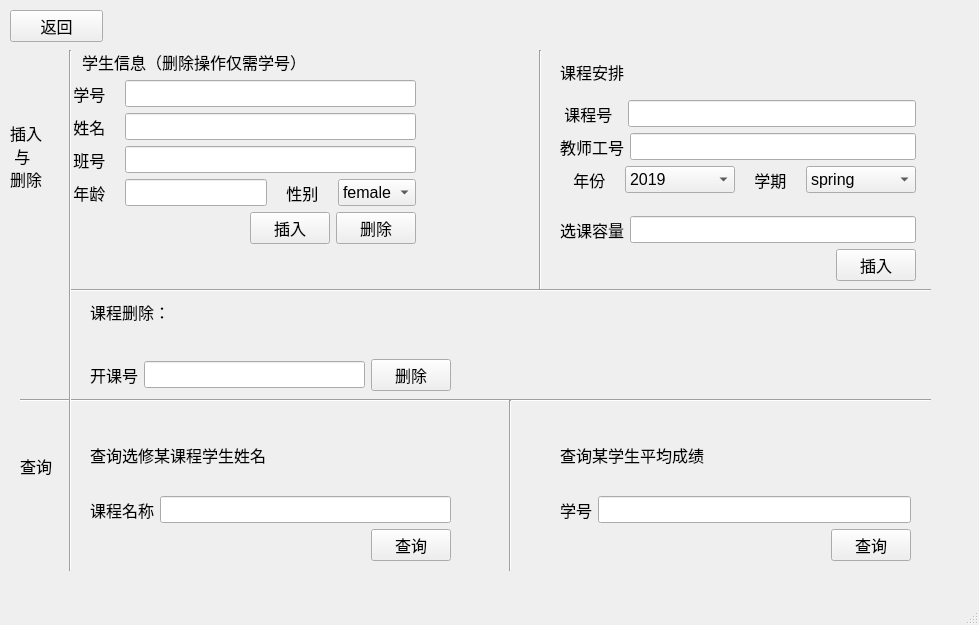
<?xml version="1.0" encoding="UTF-8"?>
<ui version="4.0">
 <class>administrator</class>
 <widget class="QMainWindow" name="administrator">
  <property name="geometry">
   <rect>
    <x>0</x>
    <y>0</y>
    <width>979</width>
    <height>625</height>
   </rect>
  </property>
  <property name="font">
   <font>
    <family>Arial</family>
    <pointsize>12</pointsize>
   </font>
  </property>
  <property name="windowTitle">
   <string>管理员</string>
  </property>
  <widget class="QWidget" name="centralwidget">
   <widget class="QPushButton" name="backbutton">
    <property name="geometry">
     <rect>
      <x>10</x>
      <y>10</y>
      <width>93</width>
      <height>32</height>
     </rect>
    </property>
    <property name="text">
     <string>返回</string>
    </property>
   </widget>
   <widget class="QWidget" name="verticalLayoutWidget">
    <property name="geometry">
     <rect>
      <x>60</x>
      <y>50</y>
      <width>391</width>
      <height>231</height>
     </rect>
    </property>
    <layout class="QVBoxLayout" name="verticalLayout">
     <property name="sizeConstraint">
      <enum>QLayout::SetFixedSize</enum>
     </property>
     <item>
      <widget class="QLabel" name="label">
       <property name="text">
        <string>     学生信息（删除操作仅需学号）</string>
       </property>
      </widget>
     </item>
     <item>
      <layout class="QGridLayout" name="gridLayout_3">
       <item row="1" column="1">
        <widget class="QLineEdit" name="lineEdit_sno">
         <property name="text">
          <string/>
         </property>
        </widget>
       </item>
       <item row="1" column="0">
        <widget class="QLabel" name="label_5">
         <property name="text">
          <string>   学号   </string>
         </property>
        </widget>
       </item>
      </layout>
     </item>
     <item>
      <layout class="QGridLayout" name="gridLayout_2">
       <item row="0" column="1">
        <widget class="QLineEdit" name="lineEdit_sname">
         <property name="text">
          <string/>
         </property>
        </widget>
       </item>
       <item row="0" column="0">
        <widget class="QLabel" name="label_3">
         <property name="text">
          <string>   姓名   </string>
         </property>
        </widget>
       </item>
      </layout>
     </item>
     <item>
      <layout class="QGridLayout" name="gridLayout_13">
       <item row="1" column="1">
        <widget class="QLineEdit" name="lineEdit_cno">
         <property name="text">
          <string/>
         </property>
        </widget>
       </item>
       <item row="1" column="0">
        <widget class="QLabel" name="label_16">
         <property name="text">
          <string>   班号   </string>
         </property>
        </widget>
       </item>
      </layout>
     </item>
     <item>
      <layout class="QGridLayout" name="gridLayout_4">
       <item row="1" column="3">
        <layout class="QFormLayout" name="formLayout">
         <item row="0" column="1">
          <widget class="QComboBox" name="comboBox_sex">
           <item>
            <property name="text">
             <string>female</string>
            </property>
           </item>
           <item>
            <property name="text">
             <string>male</string>
            </property>
           </item>
          </widget>
         </item>
         <item row="0" column="0">
          <widget class="QLabel" name="label_2">
           <property name="text">
            <string>   性别   </string>
           </property>
          </widget>
         </item>
        </layout>
       </item>
       <item row="1" column="0">
        <layout class="QFormLayout" name="formLayout_4">
         <item row="0" column="0">
          <widget class="QLabel" name="label_6">
           <property name="text">
            <string>   年龄   </string>
           </property>
          </widget>
         </item>
         <item row="0" column="1">
          <widget class="QLineEdit" name="lineEdit_sage">
           <property name="text">
            <string/>
           </property>
          </widget>
         </item>
        </layout>
       </item>
      </layout>
     </item>
     <item>
      <layout class="QHBoxLayout" name="horizontalLayout">
       <item>
        <spacer name="horizontalSpacer_2">
         <property name="orientation">
          <enum>Qt::Horizontal</enum>
         </property>
         <property name="sizeHint" stdset="0">
          <size>
           <width>40</width>
           <height>20</height>
          </size>
         </property>
        </spacer>
       </item>
       <item>
        <widget class="QPushButton" name="studentInsertButton">
         <property name="text">
          <string>插入</string>
         </property>
        </widget>
       </item>
       <item>
        <widget class="QPushButton" name="studentDeletepushButton">
         <property name="text">
          <string>删除</string>
         </property>
        </widget>
       </item>
      </layout>
     </item>
    </layout>
   </widget>
   <widget class="QLabel" name="label_4">
    <property name="geometry">
     <rect>
      <x>10</x>
      <y>70</y>
      <width>41</width>
      <height>171</height>
     </rect>
    </property>
    <property name="text">
     <string>插入
 与
删除</string>
    </property>
   </widget>
   <widget class="QWidget" name="verticalLayoutWidget_2">
    <property name="geometry">
     <rect>
      <x>560</x>
      <y>50</y>
      <width>356</width>
      <height>231</height>
     </rect>
    </property>
    <layout class="QVBoxLayout" name="verticalLayout_2">
     <item>
      <widget class="QLabel" name="label_9">
       <property name="text">
        <string>课程安排</string>
       </property>
      </widget>
     </item>
     <item>
      <layout class="QGridLayout" name="gridLayout_7">
       <item row="1" column="1">
        <widget class="QLineEdit" name="lineEdit_courseno">
         <property name="text">
          <string/>
         </property>
        </widget>
       </item>
       <item row="1" column="0">
        <widget class="QLabel" name="label_10">
         <property name="text">
          <string> 课程号  </string>
         </property>
        </widget>
       </item>
      </layout>
     </item>
     <item>
      <layout class="QGridLayout" name="gridLayout_11">
       <item row="1" column="1">
        <widget class="QLineEdit" name="lineEdit_tno">
         <property name="text">
          <string/>
         </property>
        </widget>
       </item>
       <item row="1" column="0">
        <widget class="QLabel" name="label_17">
         <property name="text">
          <string>教师工号</string>
         </property>
        </widget>
       </item>
      </layout>
     </item>
     <item>
      <layout class="QGridLayout" name="gridLayout_5">
       <item row="1" column="5">
        <layout class="QFormLayout" name="formLayout_6">
         <item row="0" column="0">
          <widget class="QLabel" name="label_8">
           <property name="text">
            <string>   学期   </string>
           </property>
          </widget>
         </item>
         <item row="0" column="1">
          <widget class="QComboBox" name="comboBox_semester">
           <item>
            <property name="text">
             <string>spring</string>
            </property>
           </item>
           <item>
            <property name="text">
             <string>summer</string>
            </property>
           </item>
           <item>
            <property name="text">
             <string>autumn</string>
            </property>
           </item>
          </widget>
         </item>
        </layout>
       </item>
       <item row="1" column="2">
        <layout class="QFormLayout" name="formLayout_3">
         <item row="0" column="0">
          <widget class="QLabel" name="label_7">
           <property name="text">
            <string>   年份   </string>
           </property>
          </widget>
         </item>
         <item row="0" column="1">
          <widget class="QComboBox" name="comboBox_year">
           <item>
            <property name="text">
             <string>2019</string>
            </property>
           </item>
           <item>
            <property name="text">
             <string>2020</string>
            </property>
           </item>
           <item>
            <property name="text">
             <string>2021</string>
            </property>
           </item>
           <item>
            <property name="text">
             <string>2022</string>
            </property>
           </item>
           <item>
            <property name="text">
             <string>2023</string>
            </property>
           </item>
          </widget>
         </item>
        </layout>
       </item>
      </layout>
     </item>
     <item>
      <layout class="QGridLayout" name="gridLayout_10">
       <item row="1" column="0">
        <widget class="QLabel" name="label_13">
         <property name="text">
          <string>选课容量</string>
         </property>
        </widget>
       </item>
       <item row="1" column="1">
        <widget class="QLineEdit" name="lineEdit_capacity">
         <property name="text">
          <string/>
         </property>
        </widget>
       </item>
      </layout>
     </item>
     <item>
      <layout class="QHBoxLayout" name="horizontalLayout_2">
       <item>
        <spacer name="horizontalSpacer">
         <property name="orientation">
          <enum>Qt::Horizontal</enum>
         </property>
         <property name="sizeHint" stdset="0">
          <size>
           <width>40</width>
           <height>20</height>
          </size>
         </property>
        </spacer>
       </item>
       <item>
        <widget class="QPushButton" name="InsertSchedulepushButton">
         <property name="text">
          <string>插入</string>
         </property>
        </widget>
       </item>
      </layout>
     </item>
    </layout>
   </widget>
   <widget class="QWidget" name="verticalLayoutWidget_3">
    <property name="geometry">
     <rect>
      <x>90</x>
      <y>300</y>
      <width>361</width>
      <height>91</height>
     </rect>
    </property>
    <layout class="QVBoxLayout" name="verticalLayout_3">
     <item>
      <layout class="QFormLayout" name="formLayout_2">
       <item row="0" column="0">
        <widget class="QLabel" name="label_11">
         <property name="text">
          <string>课程删除：</string>
         </property>
        </widget>
       </item>
      </layout>
     </item>
     <item>
      <layout class="QGridLayout" name="gridLayout_8">
       <item row="1" column="1">
        <widget class="QLineEdit" name="lineEdit_scheduleno">
         <property name="text">
          <string/>
         </property>
        </widget>
       </item>
       <item row="1" column="0">
        <widget class="QLabel" name="label_15">
         <property name="text">
          <string>开课号</string>
         </property>
        </widget>
       </item>
       <item row="1" column="2">
        <widget class="QPushButton" name="deletepushButton">
         <property name="text">
          <string>删除</string>
         </property>
        </widget>
       </item>
      </layout>
     </item>
    </layout>
   </widget>
   <widget class="QLabel" name="label_25">
    <property name="geometry">
     <rect>
      <x>20</x>
      <y>440</y>
      <width>51</width>
      <height>51</height>
     </rect>
    </property>
    <property name="text">
     <string>查询</string>
    </property>
   </widget>
   <widget class="QWidget" name="verticalLayoutWidget_5">
    <property name="geometry">
     <rect>
      <x>90</x>
      <y>420</y>
      <width>361</width>
      <height>141</height>
     </rect>
    </property>
    <layout class="QVBoxLayout" name="verticalLayout_6">
     <item>
      <widget class="QLabel" name="label_27">
       <property name="text">
        <string>查询选修某课程学生姓名</string>
       </property>
      </widget>
     </item>
     <item>
      <layout class="QGridLayout" name="gridLayout_15">
       <item row="1" column="1">
        <widget class="QLineEdit" name="lineEdit_coursename">
         <property name="text">
          <string/>
         </property>
        </widget>
       </item>
       <item row="1" column="0">
        <widget class="QLabel" name="label_28">
         <property name="text">
          <string>课程名称</string>
         </property>
        </widget>
       </item>
      </layout>
     </item>
     <item>
      <layout class="QHBoxLayout" name="horizontalLayout_6">
       <item>
        <spacer name="horizontalSpacer_6">
         <property name="orientation">
          <enum>Qt::Horizontal</enum>
         </property>
         <property name="sizeHint" stdset="0">
          <size>
           <width>40</width>
           <height>20</height>
          </size>
         </property>
        </spacer>
       </item>
       <item>
        <widget class="QPushButton" name="course2studentButton">
         <property name="text">
          <string>查询</string>
         </property>
        </widget>
       </item>
      </layout>
     </item>
    </layout>
   </widget>
   <widget class="QWidget" name="verticalLayoutWidget_6">
    <property name="geometry">
     <rect>
      <x>560</x>
      <y>420</y>
      <width>351</width>
      <height>141</height>
     </rect>
    </property>
    <layout class="QVBoxLayout" name="verticalLayout_7">
     <item>
      <widget class="QLabel" name="label_29">
       <property name="text">
        <string>查询某学生平均成绩</string>
       </property>
      </widget>
     </item>
     <item>
      <layout class="QGridLayout" name="gridLayout_17">
       <item row="1" column="1">
        <widget class="QLineEdit" name="lineEdit_sno2">
         <property name="text">
          <string/>
         </property>
        </widget>
       </item>
       <item row="1" column="0">
        <widget class="QLabel" name="label_30">
         <property name="text">
          <string>学号</string>
         </property>
        </widget>
       </item>
      </layout>
     </item>
     <item>
      <layout class="QHBoxLayout" name="horizontalLayout_7">
       <item>
        <spacer name="horizontalSpacer_7">
         <property name="orientation">
          <enum>Qt::Horizontal</enum>
         </property>
         <property name="sizeHint" stdset="0">
          <size>
           <width>40</width>
           <height>20</height>
          </size>
         </property>
        </spacer>
       </item>
       <item>
        <widget class="QPushButton" name="scoreButton">
         <property name="text">
          <string>查询</string>
         </property>
        </widget>
       </item>
      </layout>
     </item>
    </layout>
   </widget>
   <widget class="Line" name="line">
    <property name="geometry">
     <rect>
      <x>530</x>
      <y>50</y>
      <width>20</width>
      <height>241</height>
     </rect>
    </property>
    <property name="orientation">
     <enum>Qt::Vertical</enum>
    </property>
   </widget>
   <widget class="Line" name="line_2">
    <property name="geometry">
     <rect>
      <x>70</x>
      <y>280</y>
      <width>861</width>
      <height>20</height>
     </rect>
    </property>
    <property name="orientation">
     <enum>Qt::Horizontal</enum>
    </property>
   </widget>
   <widget class="Line" name="line_3">
    <property name="geometry">
     <rect>
      <x>20</x>
      <y>390</y>
      <width>911</width>
      <height>20</height>
     </rect>
    </property>
    <property name="orientation">
     <enum>Qt::Horizontal</enum>
    </property>
   </widget>
   <widget class="Line" name="line_4">
    <property name="geometry">
     <rect>
      <x>500</x>
      <y>400</y>
      <width>20</width>
      <height>171</height>
     </rect>
    </property>
    <property name="orientation">
     <enum>Qt::Vertical</enum>
    </property>
   </widget>
   <widget class="Line" name="line_5">
    <property name="geometry">
     <rect>
      <x>60</x>
      <y>50</y>
      <width>20</width>
      <height>521</height>
     </rect>
    </property>
    <property name="orientation">
     <enum>Qt::Vertical</enum>
    </property>
   </widget>
  </widget>
  <widget class="QMenuBar" name="menubar">
   <property name="geometry">
    <rect>
     <x>0</x>
     <y>0</y>
     <width>979</width>
     <height>29</height>
    </rect>
   </property>
  </widget>
  <widget class="QStatusBar" name="statusbar"/>
 </widget>
 <resources/>
 <connections/>
</ui>
